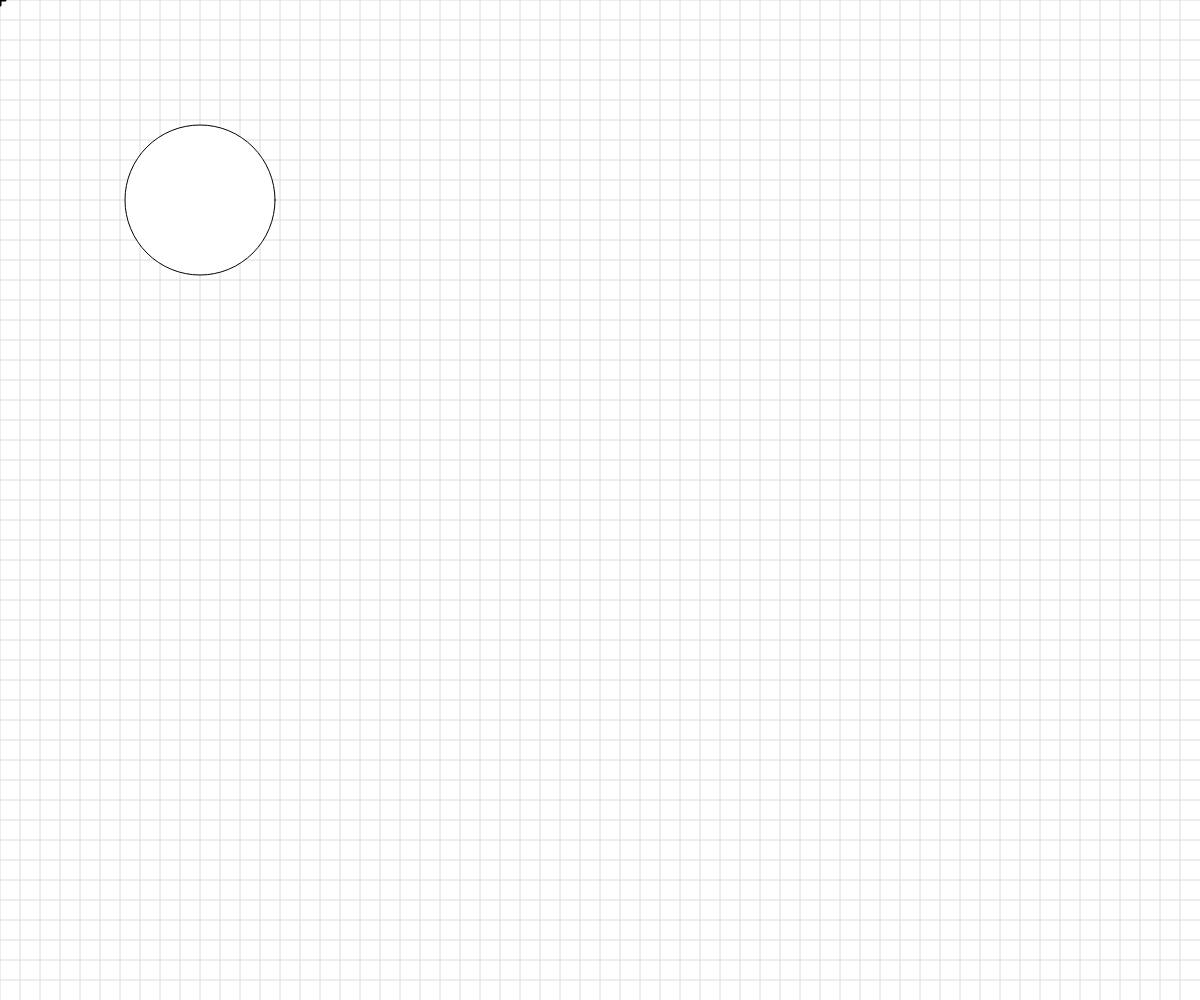
Frame 1 (no input)
Frame 60 (no input): identical to frame 1, image omitted
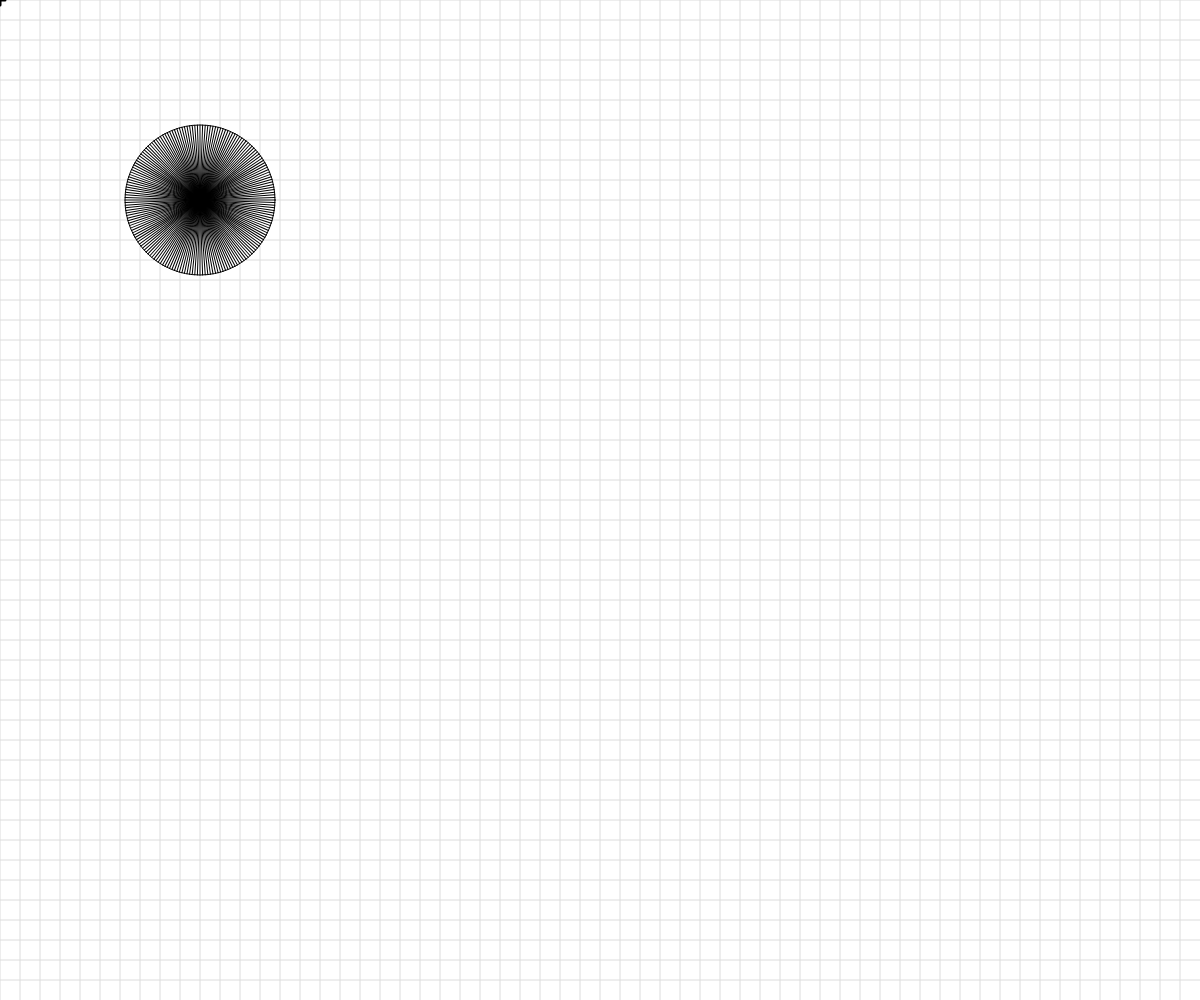
Frame 120 (the mouse pressed at the canvas centre since frame 60)

The p5.js sketch that drew these frames (run headless with seeded random() and noise() and a simulated clock; from frame 60 on, the mouse is pressed at the canvas centre):

// p5.js sketch
// ── sketch.js
// Basic Transformations Sandbox

let originalSpacing = 20;

function setup()
{
  createCanvas(windowWidth, windowHeight);
}

function draw()
{
  background(255);
  drawBasicGrid(220);
  //rectangleBlue(40, 20);

  //transformation one: TRANSLATION
  //push(); //Makes a copy of current coord. system
  //translate(120, 120); //Moves origin 120, 120
  //drawBasicGrid(150);
  //rectangleRed(40, 20);
  //pop(); //Revert to original coord. system
  //rectangleBlue(40, 20);
  //add push()  pop()

  //transformation two: SCALE
  //push();
  //rectMode(CORNER);
  //rectangleRed(40, 0);

  //SCALE FACTORS:
  // 1 - no change <1 smaller >1 larger
  //let scaleAmount = 2.5
  //scale(scaleAmount);
  //translate(100, 0);
  //drawBasicGrid(100);
  //rectangleBlue(0, 0);
  //rectMode(CENTER);
  //translate(40, 40);
  //let scaleAmount = map(mouseX, 0, width, 0, 4);
  //scale(scaleAmount);
  //drawBasicGrid(150);
  //rectangleRed(0, 0);
  //pop();

  //transformation three: ROTATION
  //reminder: rotations are measured in radians, not degrees! Functions can help with the conversion...
  angleMode(DEGREES);
  //push()
  //rectangleRed(20, 30);
  //translate(200, 200);
  //drawBasicGrid(180);
  //rotate(frameCount%360);
  //drawBasicGrid(140);
  //face(0, 0);
  //pop()

  //Combinations of Transformations
  //push();
  //scale(5);
  //rotate(45);
  //translate(100, 100);
  //face(0, 0);
  //pop();

  //Drawing Challenge
  push();
  translate(200, 200);
  circle(0, 0, 150);
  let numSpokes = map(mouseX, 0, width, 0, 360);
  for(let i = 0; i < numSpokes; i++)
  {
    line(0, 0, 75, 0);
    rotate(360/numSpokes);
  }
}

function face(x, y)
{
  //draw a face at x,y
  push();
  translate(x,y);
  ellipseMode(CENTER);
  fill(200,200,0);
  stroke(0);
  ellipse(0,0,80,80);
  fill(90, 140, 30, 220);
  triangle(-20, 20, 20, 20, 0, 30);
  fill(0);
  ellipse(-25,0,10,10);
  ellipse(25,0,10,10);
  strokeWeight(5);
  line(-30,-10,30,-10);
  strokeWeight(1);
  pop();
}

function rectangleRed(x, y)
{
  //draw a red rectangle at x,y (sized 50 pixels square) - to visualize what happens to the coordinate system
  //when different basic transformations are applied.
  noStroke();
  fill(255, 0, 0, 150);
  rect(x, y, 50, 50);
}

function rectangleBlue(x, y)
{
  //draw a red rectangle at x,y (sized 50 pixels square) - to visualize what happens to the coordinate system
  //when different basic transformations are applied.
  noStroke();
  fill(0, 0, 255, 150);
  rect(x, y, 50, 50);
}

function drawBasicGrid(shade)
{
  //draw the normal cartesian Coordinate Grid, in a light color. Spaced at 20 px by default
  stroke(shade);
  for (let x = 0; x < width; x += 20) {
    line(x, 0, x, height);
  }
  for (let y = 0; y < height; y += 20) {
    line(0, y, width, y);
  }

  //Draw "X" at the origin
  strokeWeight(3);
  stroke(0);
  line(-5,0,5,0);
  line(0,5,0,-5);
  strokeWeight(1);
}
